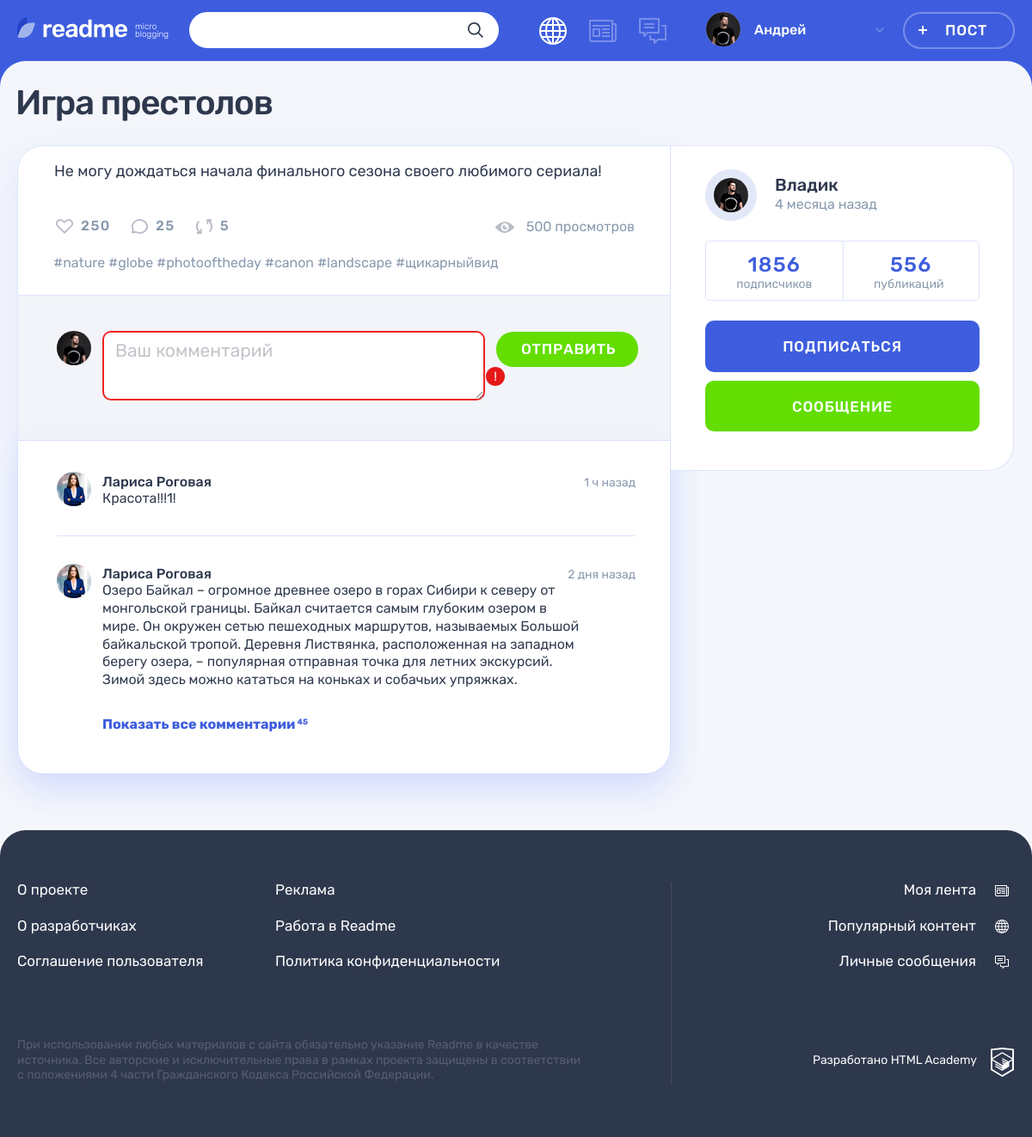
Page /post.php?post_id=3 on the committed database.
### tables this page shows
CREATE TABLE posts
(
  id          INT AUTO_INCREMENT PRIMARY KEY,
  created_at  DATETIME     NOT NULL,
  title       VARCHAR(200) NOT NULL,
  content     VARCHAR(1000),
  author      VARCHAR(128),
  picture_url VARCHAR(1000),
  video_url   VARCHAR(1000),
  website     VARCHAR(1000),
  views_count INT UNSIGNED DEFAULT 0,
  user_id     INT          NOT NULL,
  type_id     INT          NOT NULL,
  FOREIGN KEY (user_id) REFERENCES users (id),
  FOREIGN KEY (type_id) REFERENCES content_types (id)
);

CREATE TABLE users
(
  id            INT AUTO_INCREMENT PRIMARY KEY,
  registered_at DATETIME            NOT NULL,
  email         VARCHAR(320) UNIQUE NOT NULL,
  login         VARCHAR(128) UNIQUE NOT NULL,
  password      VARCHAR(1000)       NOT NULL,
  avatar_path   VARCHAR(125)
);

### helpers.php (called while the page is built, shortened)
<?php
function get_noun_plural_form(int $number, string $one, string $two, string $many): string
{
    $number = (int)$number;
    $mod10 = $number % 10;
    $mod100 = $number % 100;
    switch (true) {
        case ($mod10 >= 2 && $mod10 <= 4):
            return $two;
    }
}
function include_template($name, array $data = [])
{
    $name = 'templates/' . $name;
    extract($data);
    require $name;
    $result = ob_get_clean();
    return $result;
}

### database/posts.php (called while the page is built, shortened)
<?php
function fetchPostTypes(): array
{
    $query = "SELECT id, name, icon_class from content_types";
    return fetchData(prepareResult($query));
}
function fetchPostById($post_id): array
{
    $query = "SELECT created_at as created_date,
        posts.id,
        title,
        content,
        author,
        users.login,
        type_id,
        views_count,
        users.avatar_path
    FROM posts
        INNER JOIN users
            ON user_id = users.id
    WHERE posts.id = ?";
    return fetchAssocData(prepareResult($query, "i", [$post_id]));
}

### database/helpers.php (called while the page is built, shortened)
<?php
function fetchData($result): array
{
    return mysqli_fetch_all($result, MYSQLI_ASSOC);
}
function fetchAssocData($result): array
{
    $result = mysqli_fetch_assoc($result);
    return $result ?? [];
}
function prepareResult($query, $types = "", $params = []): mysqli_result {
    global $connect;
    $stmt = mysqli_prepare($connect, $query);
    if ($types !== "") {
        $result = mysqli_stmt_bind_param($stmt, $types, ...$params);
    }
    $result = mysqli_stmt_execute($stmt);
    $result = mysqli_stmt_get_result($stmt);
    return $result;
}

### functions.php (called while the page is built, shortened)
<?php
function truncateContent(string $content, int $maxLength = 300): array
{
    $resultLength = 0;
    $resultArray = [];
    $contentArray = explode(" ", $content);
    foreach ($contentArray as $contentPart) {
        $resultLength += mb_strlen($contentPart);
        $resultArray[] = $contentPart;
        $resultLength++;
    }
    $truncated = count($contentArray) !== count($resultArray);
    $result = $truncated ? implode(" ", $resultArray) . "..." : implode(" ", $resultArray);
    return [
        "content" => $result,
        "truncated" => $truncated,
    ];
}
function getTimeAgo(DateTime $created_date): string
{
    $current_date = date_create();
    $diff = date_diff($current_date, $created_date);
    if ($diff->y > 0) {
        $date_count = $diff->y;
        $format = ['год', 'года', 'лет'];
    } elseif ($diff->days > 35) {
        $date_count = $diff->m;
        $format = ['месяц', 'месяца', 'месяцев'];
    } elseif ($diff->days > 7) {
        $date_count = ceil($diff->days / 7);
        $format = ['неделя', 'недели', 'недель'];
    } elseif ($diff->d > 0) {
        $date_count = $diff->d;
        $format = ['день', 'дня', 'дней'];
    } elseif ($diff->h > 0) {
        $date_count = $diff->h;
        $format = ['час', 'часа', 'часов'];
    } else {
        $date_count = $diff->i;
        $format = ['минута', 'минуты', 'минут'];
    }
    $dateType = get_noun_plural_form($date_count, ...$format);
    return $date_count . " " . $dateType . " назад";
}
function normalizePost(array $post, array $post_types): array {
    $created_date = date_create($post["created_date"]);
    $type_key = array_search((string) $post["type_id"], array_column($post_types, "id"), true);
    return [
        "id" => (string) $post["id"],
        "title" => $post["title"],
        "contain" => $post["content"],
        "author" => $post["author"],
        "user_name" => $post["login"],
        "avatar" => $post["avatar_path"],
        "views_count" => $post["views_count"],
        "created_date" => $post["created_date"],
        "type" => "post-" . $post_types[$type_key]["icon_class"],
        "time_ago" => getTimeAgo($created_date),
        "date_title" => date_format($created_date, "d.m.Y H:i"),
    ];
}
function normalizePostTypes(array $post_types): array
{
    $result = [];
    foreach ($post_types as $post_type) {
        $result[] = [
            "id" => (string) $post_type["id"],
            "name" => $post_type["name"],
            "icon_class" => $post_type["icon_class"],
        ];
    }
    return $result;
}

### templates/post.php (the view, shortened to what this page needs)
<div class="container">
    <h1 class="page__title page__title--publication"><?= htmlspecialchars($post['title']) ?></h1>
    <section class="post-details">
        <div class="post-details__wrapper <?= $post["type"] ?>">
            <div class="post-details__main-block post post--details">
                <?php
                    $template_post = include_template("/parts/post/" . $post["type"] . ".php", [
                        "title" => $post["title"],
                        "content" => $post["contain"],
                        "author" => $post["user_name"],
                        "is_details" => true,
                    ]);
                    print($template_post);
                ?>
                <div class="post__indicators">
                    <div class="post__buttons">
                        <a class="post__indicator post__indicator--likes button" href="#" title="Лайк">
                            <svg class="post__indicator-icon" width="20" height="17">
                                <use xlink:href="#icon-heart"></use>
                            </svg>
                            <span>250</span>
                        </a>
                        <a class="post__indicator post__indicator--comments button" href="#" title="Комментарии">
                            <svg class="post__indicator-icon" width="19" height="17">
                                <use xlink:href="#icon-comment"></use>
                            </svg>
                            <span>25</span>
                        </a>
                        <a class="post__indicator post__indicator--repost button" href="#" title="Репост">
                            <svg class="post__indicator-icon" width="19" height="17">
                                <use xlink:href="#icon-repost"></use>
                            </svg>
                            <span>5</span>
                        </a>
                    </div>
                    <span class="post__view">500 просмотров</span>
                </div>
                <ul class="post__tags">
                    <li><a href="#">#nature</a></li>
                    <li><a href="#">#globe</a></li>
                    <li><a href="#">#photooftheday</a></li>
                    <li><a href="#">#canon</a></li>
                    <li><a href="#">#landscape</a></li>
                    <li><a href="#">#щикарныйвид</a></li>
                </ul>
                <div class="comments">
                    <form class="comments__form form" action="#" method="post">
                        <div class="comments__my-avatar">
                            <img class="comments__picture" src="img/userpic-medium.jpg" alt="Аватар пользователя">
                        </div>
                        <div class="form__input-section form__input-section--error">
                                <textarea id="comment" class="comments__textarea form__textarea form__input"
                                          placeholder="Ваш комментарий"></textarea>
                            <button class="form__error-button button" type="button">!</button>
                        </div>
                        <button class="comments__submit button button--green" type="submit">Отправить</button>
                    </form>
                    <div class="comments__list-wrapper">
                        <ul class="comments__list">
                            <li class="comments__item user">
                                <div class="comments__avatar">
                                    <a class="user__avatar-link" href="#">
                                        <img class="comments__picture" src="img/userpic-larisa.jpg"
                                             alt="Аватар пользователя">
                                    </a>
                                </div>
                                <div class="comments__info">
                                    <div class="comments__name-wrapper">
                                        <a class="comments__user-name" href="#">
                                            <span>Лариса Роговая</span>
                                        </a>
                                        <time class="comments__time" datetime="2019-03-20">1 ч назад</time>
                                    </div>
                                    <p class="comments__text">
                                        Красота!!!1!
                                    </p>
                                </div>
                            </li>
                            <li class="comments__item user">
                                <div class="comments__avatar">
                                    <a class="user__avatar-link" href="#">
                                        <img class="comments__picture" src="img/userpic-larisa.jpg"
                                             alt="Аватар пользователя">
                                    </a>
                                </div>
                                <div class="comments__info">
                                    <div class="comments__name-wrapper">
                                        <a class="comments__user-name" href="#">
                                            <span>Лариса Роговая</span>
                                        </a>
                                        <time class="comments__time" datetime="2019-03-18">2 дня назад</time>
                                    </div>
                                    <p class="comments__text">
                                        Озеро Байкал – огромное древнее озеро в горах Сибири к северу от монгольской
                                        границы. Байкал считается самым глубоким озером в мире. Он окружен сетью
                                        пешеходных маршрутов, называемых Большой байкальской тропой. Деревня
                                        Листвянка, расположенная на западном берегу озера, – популярная отправная
                                        точка для летних экскурсий. Зимой здесь можно кататься на коньках и собачьих
                                        упряжках.
                                    </p>
                                </div>
                            </li>
                        </ul>
                        <a class="comments__more-link" href="#">
                            <span>Показать все комментарии</span>
                            <sup class="comments__amount">45</sup>
                        </a>
                    </div>
                </div>
            </div>
            <div class="post-details__user user">
                <div class="post-details__user-info user__info">
                    <div class="post-details__avatar user__avatar">
                        <a class="post-details__avatar-link user__avatar-link" href="#">
                            <img class="post-details__picture user__picture" src="<?= htmlspecialchars($post["avatar"]) ?>"
                                 alt="Аватар пользователя">
                        </a>
                    </div>
                    <div class="post-details__name-wrapper user__name-wrapper">
                        <a class="post-details__name user__name" href="#">
                            <span><?= htmlspecialchars($post["user_name"]) ?></span>
                        </a>
                        <time class="post-details__time user__time" title="<?= htmlspecialchars($post["date_title"]) ?> datetime="<?= htmlspecialchars($post["created_date"]) ?>"><?= htmlspecialchars(
                            $post["time_ago"]
                        ) ?></time>
                    </div>
                </div>
                <div class="post-details__rating user__rating">
                    <p class="post-details__rating-item user__rating-item user__rating-item--subscribers">
                        <span class="post-details__rating-amount user__rating-amount">1856</span>
                        <span class="post-details__rating-text user__rating-text">подписчиков</span>
                    </p>
                    <p class="post-details__rating-item user__rating-item user__rating-item--publications">
                        <span class="post-details__rating-amount user__rating-amount">556</span>
                        <span class="post-details__rating-text user__rating-text">публикаций</span>
                    </p>
                </div>
                <div class="post-details__user-buttons user__buttons">
                    <button class="user__button user__button--subscription button button--main" type="button">
                        Подписаться
                    </button>
                    <a class="user__button user__button--writing button button--green" href="#">Сообщение</a>
                </div>
            </div>
        </div>
    </section>
</div>

### templates/parts/post/post-text.php (shortened to what this page needs)
<?php
$postSettings = truncateContent($content);
?>
<div class="post__main">
    <p>
        <?= htmlspecialchars($postSettings["content"]) ?>
    </p>
</div>

### rows in the picture
posts: title "Игра престолов", content "Не могу дождаться начала финального сезона своего любимого сериала!", user.avatar_path (picture)

### other values in the picture
$user_name "Андрей"
$post["user_name"] "Владик"
$post["time_ago"] "4 месяца назад"
